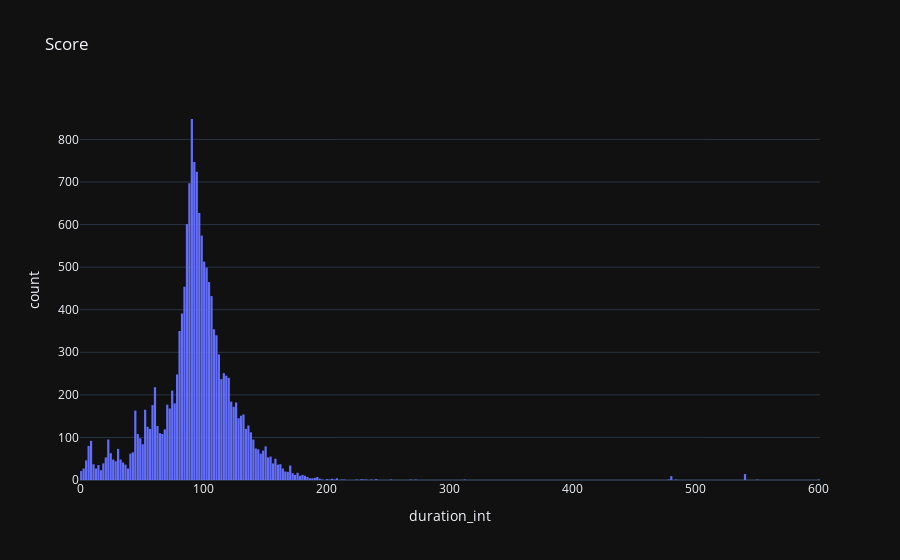

The notebook cell saved with this chart:
### Code cell
#Histograma para ver como se comporta la variable duration_int de las peliculas
fig = px.histogram(df_movie,x='duration_int',template='plotly_dark',title='Score')
fig.update_layout(bargap=0.1)
fig.show()

### Figure 1 — Plotly figure (JSON) as saved in the notebook; plotly's stock layout.template omitted (floating-point values rounded to 4 significant figures; data arrays with more than 128 entries replaced by an {"elided": "..."} marker saying what was removed)
{"data": [{"alignmentgroup": "True", "bingroup": "x", "hovertemplate": "duration_int=%{x}<br>count=%{y}<extra></extra>", "legendgroup": "", "marker": {"color": "#636efa", "pattern": {"shape": ""}}, "name": "", "offsetgroup": "", "orientation": "v", "showlegend": false, "type": "histogram", "x": {"elided": "16481 int values"}, "xaxis": "x", "yaxis": "y"}], "layout": {"bargap": 0.1, "barmode": "relative", "legend": {"tracegroupgap": 0}, "title": {"text": "Score"}, "xaxis": {"anchor": "y", "domain": [0, 1], "title": {"text": "duration_int"}}, "yaxis": {"anchor": "x", "domain": [0, 1], "title": {"text": "count"}}}}
